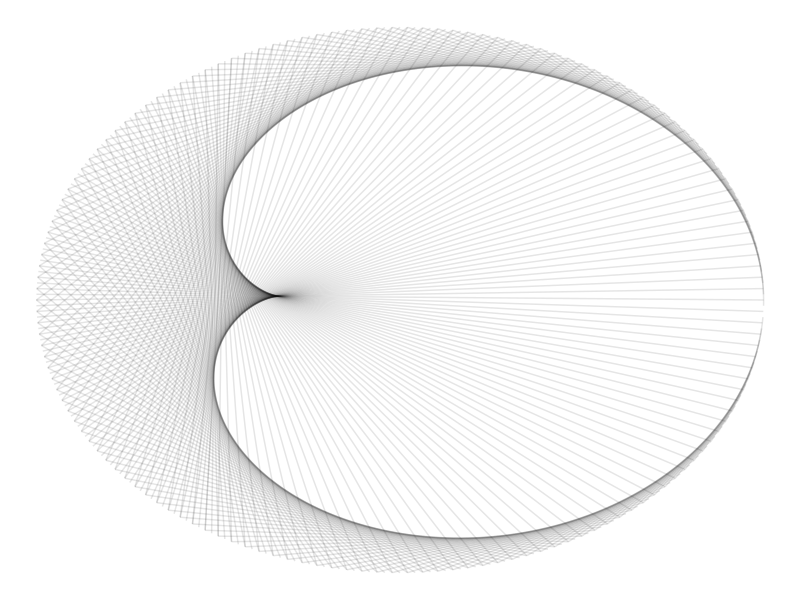
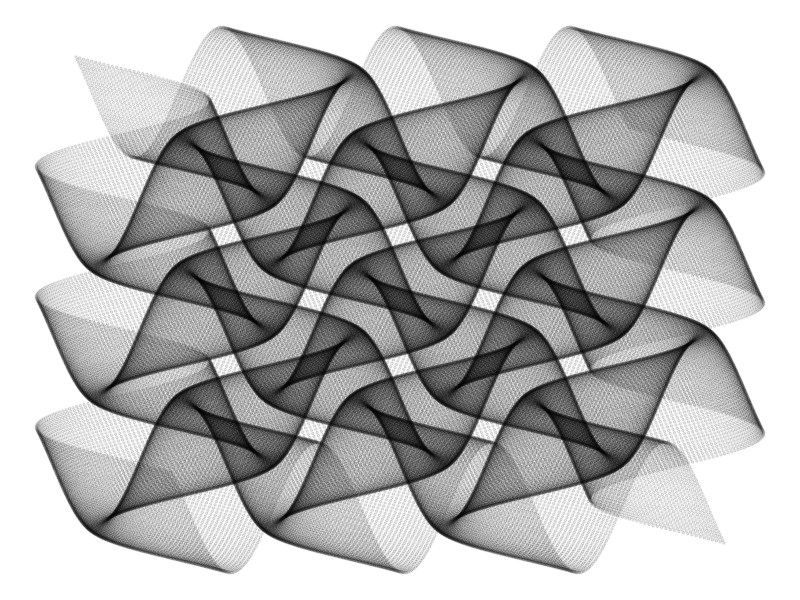

Write the R code that produced these figures, in order.
## ---- chunk 1
library(ggplot2)
## ---- chunk 2
  n <- 300
  t1 <- 1:n
  t0 <- seq(3,2*n+1,2) %% n
  t2 <- t0 + (t0 == 0)*n
  
  df <- data.frame(x = cos((t1-1)*2*pi/n), 
                  y = sin((t1-1)*2*pi/n),
                  x2 = cos((t2-1)*2*pi/n),
                  y2 = sin((t2-1)*2*pi/n))
  
  ggplot(df,aes(x,y,xend = x2,yend = y2)) +
    geom_segment(alpha = .1) +
    theme_void()
## ---- chunk 3
library(dplyr)
seq(from=-10, to=10, by = 0.05) %>%
expand.grid(x=., y=.) %>%
ggplot(aes(x=(x+pi*sin(y)), y=(y+pi*sin(x)))) +
geom_point(alpha=.1, shape=20, size=1, color="black")+
theme_void()
